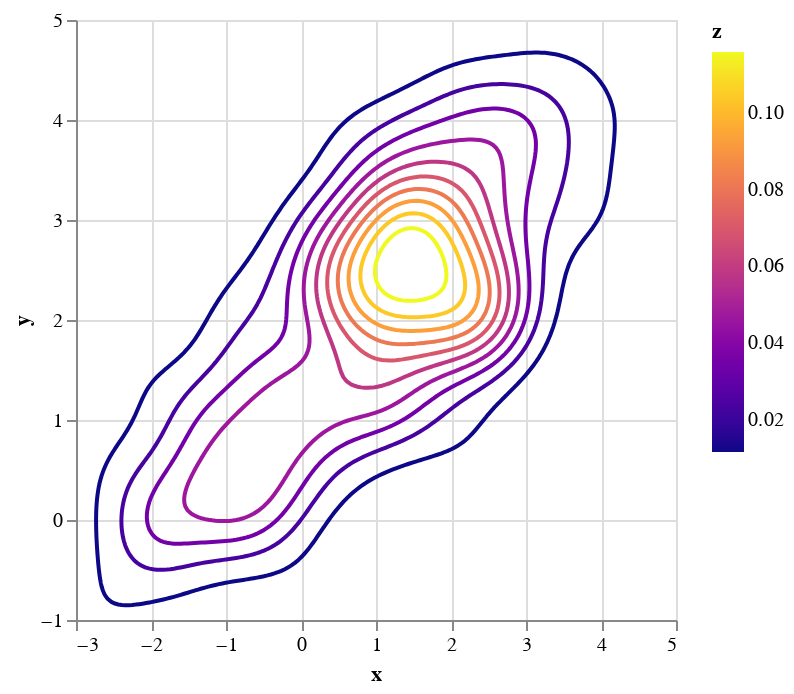

This figure's notebook cell:
### Code cell
p

### Figure 1 — Vega-Lite specification as saved in the notebook (floating-point values rounded to 4 significant figures; data arrays with more than 128 entries replaced by an {"elided": "..."} marker saying what was removed)
{"data": {"values": {"elided": "2894 records"}}, "encoding": {"color": {"field": "z", "scale": {"scheme": "plasma"}, "type": "quantitative"}, "detail": {"field": "group", "type": "quantitative"}, "order": {"field": "row", "type": "quantitative"}, "x": {"field": "x", "type": "quantitative"}, "y": {"field": "y", "type": "quantitative"}}, "mark": "line"}
